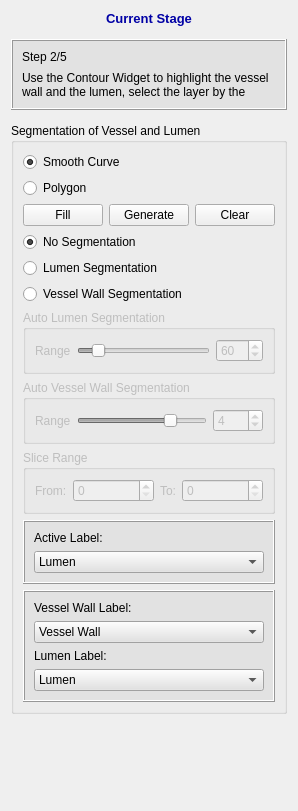
<?xml version="1.0" encoding="UTF-8"?>
<ui version="4.0">
 <class>QInteractorStyleVesselSegmentation</class>
 <widget class="QWidget" name="QInteractorStyleVesselSegmentation">
  <property name="geometry">
   <rect>
    <x>0</x>
    <y>0</y>
    <width>277</width>
    <height>811</height>
   </rect>
  </property>
  <property name="windowTitle">
   <string>QInteractorStyleVesselSegmentation</string>
  </property>
  <layout class="QVBoxLayout" name="verticalLayout_5">
   <item>
    <widget class="QLabel" name="label_21">
     <property name="sizePolicy">
      <sizepolicy hsizetype="Preferred" vsizetype="Fixed">
       <horstretch>0</horstretch>
       <verstretch>0</verstretch>
      </sizepolicy>
     </property>
     <property name="font">
      <font>
       <pointsize>10</pointsize>
       <weight>75</weight>
       <bold>true</bold>
      </font>
     </property>
     <property name="text">
      <string>&lt;html&gt;&lt;head/&gt;&lt;body&gt;&lt;p&gt;&lt;span style=&quot; color:#0000a5;&quot;&gt;Current Stage&lt;/span&gt;&lt;/p&gt;&lt;/body&gt;&lt;/html&gt;</string>
     </property>
     <property name="alignment">
      <set>Qt::AlignCenter</set>
     </property>
    </widget>
   </item>
   <item>
    <widget class="QFrame" name="frame_5">
     <property name="sizePolicy">
      <sizepolicy hsizetype="Preferred" vsizetype="Fixed">
       <horstretch>0</horstretch>
       <verstretch>0</verstretch>
      </sizepolicy>
     </property>
     <property name="minimumSize">
      <size>
       <width>0</width>
       <height>0</height>
      </size>
     </property>
     <property name="font">
      <font>
       <family>Arial</family>
       <pointsize>10</pointsize>
      </font>
     </property>
     <property name="styleSheet">
      <string notr="true">background-color: rgb(226, 226, 226)</string>
     </property>
     <property name="frameShape">
      <enum>QFrame::Box</enum>
     </property>
     <property name="frameShadow">
      <enum>QFrame::Raised</enum>
     </property>
     <property name="lineWidth">
      <number>1</number>
     </property>
     <layout class="QVBoxLayout" name="verticalLayout_11">
      <property name="spacing">
       <number>7</number>
      </property>
      <item>
       <layout class="QVBoxLayout" name="verticalLayout_12">
        <property name="spacing">
         <number>7</number>
        </property>
        <item>
         <layout class="QHBoxLayout" name="horizontalLayout_11">
          <item>
           <widget class="QLabel" name="label_23">
            <property name="sizePolicy">
             <sizepolicy hsizetype="Preferred" vsizetype="Minimum">
              <horstretch>0</horstretch>
              <verstretch>0</verstretch>
             </sizepolicy>
            </property>
            <property name="font">
             <font>
              <family>Arial</family>
             </font>
            </property>
            <property name="text">
             <string>Step 2/5</string>
            </property>
           </widget>
          </item>
         </layout>
        </item>
       </layout>
      </item>
      <item>
       <widget class="QLabel" name="label_20">
        <property name="sizePolicy">
         <sizepolicy hsizetype="Preferred" vsizetype="Minimum">
          <horstretch>0</horstretch>
          <verstretch>0</verstretch>
         </sizepolicy>
        </property>
        <property name="text">
         <string>Use the Contour Widget to highlight the vessel wall and the lumen, select the layer by the window below</string>
        </property>
        <property name="wordWrap">
         <bool>true</bool>
        </property>
       </widget>
      </item>
     </layout>
    </widget>
   </item>
   <item>
    <widget class="QGroupBox" name="groupBox_2">
     <property name="title">
      <string>Segmentation of Vessel and Lumen</string>
     </property>
     <layout class="QVBoxLayout" name="verticalLayout_3">
      <item>
       <widget class="QRadioButton" name="smoothCurveRadioButton">
        <property name="text">
         <string>Smooth Curve</string>
        </property>
        <property name="checked">
         <bool>true</bool>
        </property>
        <attribute name="buttonGroup">
         <string notr="true">buttonGroup</string>
        </attribute>
       </widget>
      </item>
      <item>
       <widget class="QRadioButton" name="polygonRadionButton">
        <property name="text">
         <string>Polygon</string>
        </property>
        <attribute name="buttonGroup">
         <string notr="true">buttonGroup</string>
        </attribute>
       </widget>
      </item>
      <item>
       <layout class="QHBoxLayout" name="horizontalLayout_2">
        <item>
         <widget class="QPushButton" name="fillContourPushButton">
          <property name="text">
           <string>Fill</string>
          </property>
         </widget>
        </item>
        <item>
         <widget class="QPushButton" name="generatePushButton">
          <property name="text">
           <string>Generate</string>
          </property>
         </widget>
        </item>
        <item>
         <widget class="QPushButton" name="clearContourPushButton">
          <property name="text">
           <string>Clear</string>
          </property>
         </widget>
        </item>
       </layout>
      </item>
      <item>
       <widget class="QRadioButton" name="noSegmentationRadioButton">
        <property name="text">
         <string>No Segmentation</string>
        </property>
        <property name="checked">
         <bool>true</bool>
        </property>
        <attribute name="buttonGroup">
         <string notr="true">buttonGroup_2</string>
        </attribute>
       </widget>
      </item>
      <item>
       <widget class="QRadioButton" name="lumenSegmentationRadioButton">
        <property name="text">
         <string>Lumen Segmentation</string>
        </property>
        <attribute name="buttonGroup">
         <string notr="true">buttonGroup_2</string>
        </attribute>
       </widget>
      </item>
      <item>
       <widget class="QRadioButton" name="vesselWallSegmentationRadioButton">
        <property name="text">
         <string>Vessel Wall Segmentation</string>
        </property>
        <attribute name="buttonGroup">
         <string notr="true">buttonGroup_2</string>
        </attribute>
       </widget>
      </item>
      <item>
       <widget class="QGroupBox" name="groupBox_6">
        <property name="enabled">
         <bool>false</bool>
        </property>
        <property name="title">
         <string>Auto Lumen Segmentation </string>
        </property>
        <layout class="QVBoxLayout" name="verticalLayout_20">
         <item>
          <layout class="QHBoxLayout" name="horizontalLayout_7">
           <item>
            <widget class="QLabel" name="label_12">
             <property name="text">
              <string>Range</string>
             </property>
            </widget>
           </item>
           <item>
            <widget class="QSlider" name="autoLumenSegmentationHorizontalSlider">
             <property name="minimum">
              <number>1</number>
             </property>
             <property name="maximum">
              <number>500</number>
             </property>
             <property name="value">
              <number>60</number>
             </property>
             <property name="orientation">
              <enum>Qt::Horizontal</enum>
             </property>
            </widget>
           </item>
           <item>
            <widget class="QSpinBox" name="autoLumenSegmentationSpinBox">
             <property name="minimum">
              <number>1</number>
             </property>
             <property name="maximum">
              <number>500</number>
             </property>
             <property name="value">
              <number>60</number>
             </property>
            </widget>
           </item>
          </layout>
         </item>
        </layout>
       </widget>
      </item>
      <item>
       <widget class="QGroupBox" name="groupBox">
        <property name="enabled">
         <bool>false</bool>
        </property>
        <property name="title">
         <string>Auto Vessel Wall Segmentation</string>
        </property>
        <layout class="QVBoxLayout" name="verticalLayout">
         <item>
          <layout class="QHBoxLayout" name="horizontalLayout">
           <item>
            <widget class="QLabel" name="label">
             <property name="text">
              <string>Range</string>
             </property>
            </widget>
           </item>
           <item>
            <widget class="QSlider" name="sliderVesselWallThickness">
             <property name="minimum">
              <number>1</number>
             </property>
             <property name="maximum">
              <number>5</number>
             </property>
             <property name="value">
              <number>4</number>
             </property>
             <property name="sliderPosition">
              <number>4</number>
             </property>
             <property name="orientation">
              <enum>Qt::Horizontal</enum>
             </property>
            </widget>
           </item>
           <item>
            <widget class="QSpinBox" name="spinBoxVesselWallThickness">
             <property name="minimumSize">
              <size>
               <width>50</width>
               <height>0</height>
              </size>
             </property>
             <property name="maximumSize">
              <size>
               <width>50</width>
               <height>16777215</height>
              </size>
             </property>
             <property name="minimum">
              <number>1</number>
             </property>
             <property name="maximum">
              <number>5</number>
             </property>
             <property name="value">
              <number>4</number>
             </property>
            </widget>
           </item>
          </layout>
         </item>
        </layout>
       </widget>
      </item>
      <item>
       <widget class="QGroupBox" name="groupBox_3">
        <property name="enabled">
         <bool>false</bool>
        </property>
        <property name="title">
         <string>Slice Range</string>
        </property>
        <layout class="QGridLayout" name="gridLayout">
         <item row="0" column="1">
          <widget class="QSpinBox" name="spinBox">
           <property name="sizePolicy">
            <sizepolicy hsizetype="Expanding" vsizetype="Fixed">
             <horstretch>0</horstretch>
             <verstretch>0</verstretch>
            </sizepolicy>
           </property>
          </widget>
         </item>
         <item row="0" column="2">
          <widget class="QLabel" name="label_3">
           <property name="text">
            <string>To:</string>
           </property>
          </widget>
         </item>
         <item row="0" column="3">
          <widget class="QSpinBox" name="spinBox_2">
           <property name="sizePolicy">
            <sizepolicy hsizetype="Expanding" vsizetype="Fixed">
             <horstretch>0</horstretch>
             <verstretch>0</verstretch>
            </sizepolicy>
           </property>
          </widget>
         </item>
         <item row="0" column="0">
          <widget class="QLabel" name="label_2">
           <property name="text">
            <string>From:</string>
           </property>
          </widget>
         </item>
        </layout>
       </widget>
      </item>
      <item>
       <widget class="QFrame" name="frame_6">
        <property name="enabled">
         <bool>true</bool>
        </property>
        <property name="minimumSize">
         <size>
          <width>0</width>
          <height>0</height>
         </size>
        </property>
        <property name="styleSheet">
         <string notr="true">background-color: rgb(226, 226, 226)</string>
        </property>
        <property name="frameShape">
         <enum>QFrame::Box</enum>
        </property>
        <property name="frameShadow">
         <enum>QFrame::Raised</enum>
        </property>
        <layout class="QVBoxLayout" name="verticalLayout_4">
         <property name="sizeConstraint">
          <enum>QLayout::SetDefaultConstraint</enum>
         </property>
         <item>
          <widget class="QLabel" name="activeLabelLabel_3">
           <property name="font">
            <font>
             <family>Arial</family>
            </font>
           </property>
           <property name="text">
            <string>Active Label:</string>
           </property>
          </widget>
         </item>
         <item>
          <widget class="QComboBox" name="labelComboBox">
           <property name="font">
            <font>
             <family>Arial</family>
            </font>
           </property>
           <property name="iconSize">
            <size>
             <width>13</width>
             <height>13</height>
            </size>
           </property>
           <item>
            <property name="text">
             <string>Lumen</string>
            </property>
            <property name="icon">
             <iconset resource="../../resources/Project.qrc">
              <normaloff>:/icons/redbox.png</normaloff>:/icons/redbox.png</iconset>
            </property>
           </item>
           <item>
            <property name="text">
             <string>Vessel Wall</string>
            </property>
            <property name="icon">
             <iconset resource="../../resources/Project.qrc">
              <normaloff>:/icons/bluebox.png</normaloff>:/icons/bluebox.png</iconset>
            </property>
           </item>
           <item>
            <property name="text">
             <string>Calcification</string>
            </property>
            <property name="icon">
             <iconset resource="../../resources/Project.qrc">
              <normaloff>:/icons/greenbox.png</normaloff>:/icons/greenbox.png</iconset>
            </property>
           </item>
           <item>
            <property name="text">
             <string>Hemorrhage</string>
            </property>
            <property name="icon">
             <iconset resource="../../resources/Project.qrc">
              <normaloff>:/icons/yellowbox.png</normaloff>:/icons/yellowbox.png</iconset>
            </property>
           </item>
           <item>
            <property name="text">
             <string>LRNC</string>
            </property>
            <property name="icon">
             <iconset resource="../../resources/Project.qrc">
              <normaloff>:/icons/lightbluebox.png</normaloff>:/icons/lightbluebox.png</iconset>
            </property>
           </item>
           <item>
            <property name="text">
             <string>LM</string>
            </property>
            <property name="icon">
             <iconset resource="../../resources/Project.qrc">
              <normaloff>:/icons/purplebox.png</normaloff>:/icons/purplebox.png</iconset>
            </property>
           </item>
          </widget>
         </item>
        </layout>
       </widget>
      </item>
      <item>
       <widget class="QFrame" name="vesselFrame">
        <property name="enabled">
         <bool>true</bool>
        </property>
        <property name="minimumSize">
         <size>
          <width>0</width>
          <height>0</height>
         </size>
        </property>
        <property name="styleSheet">
         <string notr="true">background-color: rgb(226, 226, 226)</string>
        </property>
        <property name="frameShape">
         <enum>QFrame::Box</enum>
        </property>
        <property name="frameShadow">
         <enum>QFrame::Raised</enum>
        </property>
        <layout class="QVBoxLayout" name="verticalLayout_2">
         <property name="sizeConstraint">
          <enum>QLayout::SetDefaultConstraint</enum>
         </property>
         <item>
          <widget class="QLabel" name="activeLabelLabel">
           <property name="font">
            <font>
             <family>Arial</family>
            </font>
           </property>
           <property name="text">
            <string>Vessel Wall Label:</string>
           </property>
          </widget>
         </item>
         <item>
          <widget class="QComboBox" name="vesselWallComboBox">
           <property name="font">
            <font>
             <family>Arial</family>
            </font>
           </property>
           <property name="iconSize">
            <size>
             <width>13</width>
             <height>13</height>
            </size>
           </property>
           <item>
            <property name="text">
             <string>Vessel Wall</string>
            </property>
            <property name="icon">
             <iconset resource="../../resources/Project.qrc">
              <normaloff>:/icons/bluebox.png</normaloff>:/icons/bluebox.png</iconset>
            </property>
           </item>
          </widget>
         </item>
         <item>
          <widget class="QLabel" name="lumenLabel">
           <property name="font">
            <font>
             <family>Arial</family>
            </font>
           </property>
           <property name="text">
            <string>Lumen Label:</string>
           </property>
          </widget>
         </item>
         <item>
          <widget class="QComboBox" name="lumenComboBox">
           <property name="font">
            <font>
             <family>Arial</family>
            </font>
           </property>
           <property name="iconSize">
            <size>
             <width>13</width>
             <height>13</height>
            </size>
           </property>
           <item>
            <property name="text">
             <string>Lumen</string>
            </property>
            <property name="icon">
             <iconset resource="../../resources/Project.qrc">
              <normaloff>:/icons/redbox.png</normaloff>:/icons/redbox.png</iconset>
            </property>
           </item>
          </widget>
         </item>
        </layout>
       </widget>
      </item>
     </layout>
     <zorder>smoothCurveRadioButton</zorder>
     <zorder>polygonRadionButton</zorder>
     <zorder>groupBox_6</zorder>
     <zorder>groupBox</zorder>
     <zorder>lumenSegmentationRadioButton</zorder>
     <zorder>vesselWallSegmentationRadioButton</zorder>
     <zorder>vesselFrame</zorder>
     <zorder>groupBox_3</zorder>
     <zorder>frame_6</zorder>
     <zorder>noSegmentationRadioButton</zorder>
    </widget>
   </item>
   <item>
    <spacer name="verticalSpacer">
     <property name="orientation">
      <enum>Qt::Vertical</enum>
     </property>
     <property name="sizeHint" stdset="0">
      <size>
       <width>20</width>
       <height>206</height>
      </size>
     </property>
    </spacer>
   </item>
  </layout>
 </widget>
 <resources>
  <include location="../../resources/Project.qrc"/>
 </resources>
 <connections>
  <connection>
   <sender>autoLumenSegmentationHorizontalSlider</sender>
   <signal>valueChanged(int)</signal>
   <receiver>autoLumenSegmentationSpinBox</receiver>
   <slot>setValue(int)</slot>
   <hints>
    <hint type="sourcelabel">
     <x>149</x>
     <y>312</y>
    </hint>
    <hint type="destinationlabel">
     <x>231</x>
     <y>317</y>
    </hint>
   </hints>
  </connection>
  <connection>
   <sender>autoLumenSegmentationSpinBox</sender>
   <signal>valueChanged(int)</signal>
   <receiver>autoLumenSegmentationHorizontalSlider</receiver>
   <slot>setValue(int)</slot>
   <hints>
    <hint type="sourcelabel">
     <x>224</x>
     <y>321</y>
    </hint>
    <hint type="destinationlabel">
     <x>149</x>
     <y>328</y>
    </hint>
   </hints>
  </connection>
  <connection>
   <sender>sliderVesselWallThickness</sender>
   <signal>valueChanged(int)</signal>
   <receiver>spinBoxVesselWallThickness</receiver>
   <slot>setValue(int)</slot>
   <hints>
    <hint type="sourcelabel">
     <x>147</x>
     <y>379</y>
    </hint>
    <hint type="destinationlabel">
     <x>235</x>
     <y>382</y>
    </hint>
   </hints>
  </connection>
  <connection>
   <sender>spinBoxVesselWallThickness</sender>
   <signal>valueChanged(int)</signal>
   <receiver>sliderVesselWallThickness</receiver>
   <slot>setValue(int)</slot>
   <hints>
    <hint type="sourcelabel">
     <x>246</x>
     <y>390</y>
    </hint>
    <hint type="destinationlabel">
     <x>190</x>
     <y>391</y>
    </hint>
   </hints>
  </connection>
  <connection>
   <sender>lumenSegmentationRadioButton</sender>
   <signal>toggled(bool)</signal>
   <receiver>groupBox_6</receiver>
   <slot>setEnabled(bool)</slot>
   <hints>
    <hint type="sourcelabel">
     <x>123</x>
     <y>233</y>
    </hint>
    <hint type="destinationlabel">
     <x>206</x>
     <y>317</y>
    </hint>
   </hints>
  </connection>
  <connection>
   <sender>vesselWallSegmentationRadioButton</sender>
   <signal>toggled(bool)</signal>
   <receiver>groupBox</receiver>
   <slot>setEnabled(bool)</slot>
   <hints>
    <hint type="sourcelabel">
     <x>163</x>
     <y>252</y>
    </hint>
    <hint type="destinationlabel">
     <x>214</x>
     <y>383</y>
    </hint>
   </hints>
  </connection>
  <connection>
   <sender>noSegmentationRadioButton</sender>
   <signal>toggled(bool)</signal>
   <receiver>groupBox_3</receiver>
   <slot>setDisabled(bool)</slot>
   <hints>
    <hint type="sourcelabel">
     <x>53</x>
     <y>266</y>
    </hint>
    <hint type="destinationlabel">
     <x>22</x>
     <y>423</y>
    </hint>
   </hints>
  </connection>
  <connection>
   <sender>noSegmentationRadioButton</sender>
   <signal>toggled(bool)</signal>
   <receiver>frame_6</receiver>
   <slot>setVisible(bool)</slot>
   <hints>
    <hint type="sourcelabel">
     <x>88</x>
     <y>270</y>
    </hint>
    <hint type="destinationlabel">
     <x>240</x>
     <y>492</y>
    </hint>
   </hints>
  </connection>
  <connection>
   <sender>noSegmentationRadioButton</sender>
   <signal>toggled(bool)</signal>
   <receiver>vesselFrame</receiver>
   <slot>setHidden(bool)</slot>
   <hints>
    <hint type="sourcelabel">
     <x>134</x>
     <y>271</y>
    </hint>
    <hint type="destinationlabel">
     <x>230</x>
     <y>540</y>
    </hint>
   </hints>
  </connection>
 </connections>
 <buttongroups>
  <buttongroup name="buttonGroup"/>
  <buttongroup name="buttonGroup_2"/>
 </buttongroups>
</ui>
